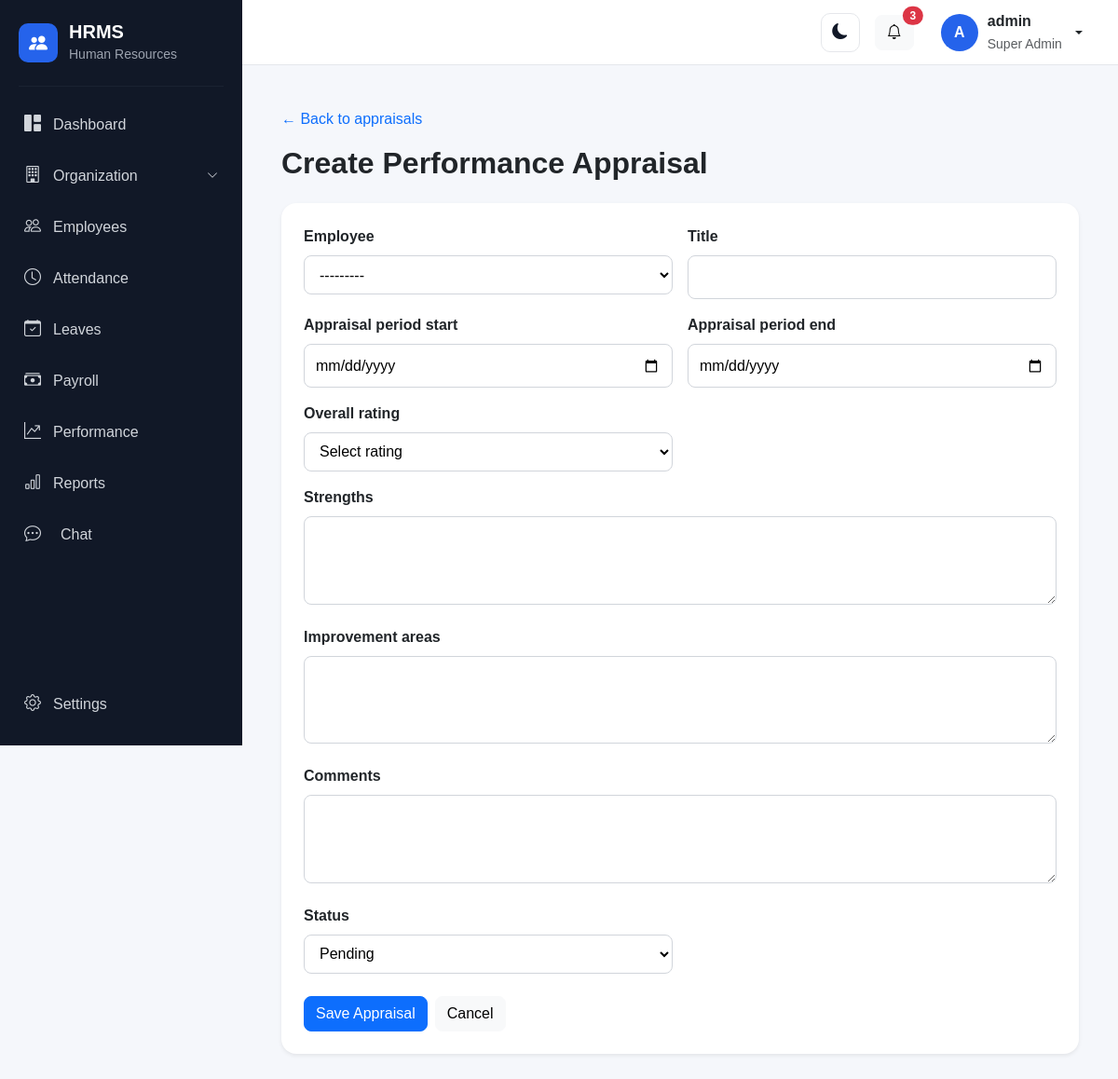
Page /performance/appraisals/create/ (signed in) on the committed database.
### account/models.py (models this page shows, shortened)
class User(AbstractUser):
    class Role(models.TextChoices):
        SUPER_ADMIN = "SUPER_ADMIN", "Super Admin"
        HR_ADMIN = "HR_ADMIN", "HR Admin"
        MANAGER = "MANAGER", "Manager"
        EMPLOYEE = "EMPLOYEE", "Employee"
        RECRUITER = "RECRUITER", "Recruiter"
        PAYROLL_ADMIN = "PAYROLL_ADMIN", "Payroll Admin"
    objects = HRMSUserManager()
    role = models.CharField(
        max_length=30,
        choices=Role.choices,
        default=Role.EMPLOYEE,
    )
    phone = models.CharField(
        max_length=15,
        blank=True,
        null=True,
    )
    profile_picture = models.ImageField(
        upload_to="profile_pictures/",
        blank=True,
        null=True,
    )
    must_change_password = models.BooleanField(
        default=False,
        help_text="If enabled, the user must change their password after logging in.",
    )

### employees/models.py (models this page shows)
class Employee(models.Model):
    class Role(models.TextChoices):
        EMPLOYEE = "EMPLOYEE", "Employee"
        MANAGER = "MANAGER", "Manager"
        HR_ADMIN = "HR_ADMIN", "HR Admin"
        SUPER_ADMIN = "SUPER_ADMIN", "Super Admin"
    class Gender(models.TextChoices):
        MALE = "MALE", "Male"
        FEMALE = "FEMALE", "Female"
        OTHER = "OTHER", "Other"
    class EmploymentType(models.TextChoices):
        FULL_TIME = "FULL_TIME", "Full Time"
        PART_TIME = "PART_TIME", "Part Time"
        CONTRACT = "CONTRACT", "Contract"
        INTERN = "INTERN", "Intern"
    class EmploymentStatus(models.TextChoices):
        ACTIVE = "ACTIVE", "Active"
        BENCH = "BENCH", "Bench"
        ON_LEAVE = "ON_LEAVE", "On Leave"
        RESIGNED = "RESIGNED", "Resigned"
        TERMINATED = "TERMINATED", "Terminated"
        RETIRED = "RETIRED", "Retired"
    user = models.OneToOneField(
        settings.AUTH_USER_MODEL,
        on_delete=models.SET_NULL,
        null=True,
        blank=True,
        related_name="employee_profile",
    )
    role = models.CharField(
        max_length=20,
        choices=Role.choices,
        default=Role.EMPLOYEE,
    )
    employee_id = models.CharField(
        max_length=20,
        unique=True,
    )
    first_name = models.CharField(
        max_length=100,
    )
    middle_name = models.CharField(
        max_length=100,
        blank=True,
    )
    last_name = models.CharField(
        max_length=100,
    )
    date_of_birth = models.DateField(
        null=True,
        blank=True,
    )
    gender = models.CharField(
        max_length=20,
        choices=Gender.choices,
        blank=True,
    )
    email = models.EmailField(
        blank=True,
    )
    phone = models.CharField(
        max_length=20,
        blank=True,
    )
    alternate_phone = models.CharField(
        max_length=20,
        blank=True,
    )
    address = models.TextField(
        blank=True,
    )
    city = models.CharField(
        max_length=100,
        blank=True,
    )
    state = models.CharField(
        max_length=100,
        blank=True,
    )
    country = models.CharField(
        max_length=100,
        default="India",
    )
    postal_code = models.CharField(
        max_length=20,
        blank=True,
    )
    company = models.ForeignKey(
        "organization.Company",
        on_delete=models.PROTECT,
        related_name="employees",
        null=True,
        blank=True
    )
    department = models.ForeignKey(
        "organization.Department",
        on_delete=models.PROTECT,
        related_name="employees",
        null=True,
        blank=True,
    )
    designation = models.ForeignKey(
        "organization.Designation",
        on_delete=models.PROTECT,
        related_name="employees",
        null=True,
        blank=True,
    )
    branch = models.ForeignKey(
        "organization.Branch",
        on_delete=models.PROTECT,
        related_name="employees",
        null=True,
        blank=True,
    )
    work_location = models.ForeignKey(
        "organization.WorkLocation",
        on_delete=models.PROTECT,
        related_name="employees",
        null=True,
        blank=True,
    )
    employment_type = models.CharField(
        max_length=20,
        choices=EmploymentType.choices,
        default=EmploymentType.FULL_TIME,
    )
    employment_status = models.CharField(
        max_length=20,
        choices=EmploymentStatus.choices,
        default=EmploymentStatus.ACTIVE,
    )
    joining_date = models.DateField()
    confirmation_date = models.DateField(
        null=True,
        blank=True,
    )
    resignation_date = models.DateField(
        null=True,
        blank=True,
    )
    termination_date = models.DateField(
        null=True,
        blank=True,
    )
    reporting_manager = models.ForeignKey(
        "self",
        on_delete=models.SET_NULL,
        null=True,
        blank=True,
        related_name="team_members",
    )
    profile_photo = models.ImageField(
        upload_to="employees/profile/",
        blank=True,
        null=True,
    )
    created_at = models.DateTimeField(
        auto_now_add=True,
    )
    updated_at = models.DateTimeField(
        auto_now=True,
    )
    class Meta:
        ordering = ["first_name", "last_name"]
    def __str__(self):
        return f"{self.employee_id} - {self.get_full_name()}"
    def get_full_name(self):
        return " ".join(
            filter(
                None,
                [
                    self.first_name,
                    self.middle_name,
                    self.last_name,
                ],
            )
        )

### performance/views.py (the view, shortened to what this page needs)
# urls.py: path("appraisals/create/", views.appraisal_create, name="appraisal_create"),
@login_required
@hr_or_manager_required
def appraisal_create(request):
    form = PerformanceAppraisalForm(request.POST or None)
    return render(
        request,
        "performance/appraisal_form.html",
        {
            "form": form,
            "page_title": "Create Performance Appraisal",
        },
    )

### performance/views.py (called while the page is built)
def hr_or_manager_required(view_func):
    @wraps(view_func)
    def wrapper(request, *args, **kwargs):
        user = request.user
        role = getattr(user, "role", "")
        allowed_roles = {
            "SUPER_ADMIN",
            "HR_ADMIN",
            "MANAGER",
        }
        if not user.is_authenticated:
            return redirect("login")
        if not (
            user.is_superuser
            or user.is_staff
            or role in allowed_roles
        ):
            raise PermissionDenied(
                "You do not have permission to manage performance records."
            )
        return view_func(request, *args, **kwargs)
    return wrapper

### templates/performance/appraisal_form.html (shortened to what this page needs)
{% extends "base.html" %}
{% block content %}
<div class="container py-3" style="max-width:900px">
  <a href="{% url 'performance:appraisal_list' %}" class="text-decoration-none">← Back to appraisals</a>
  <h2 class="fw-bold mt-3 mb-4">{{ page_title }}</h2>
  <form method="post" class="card border-0 shadow-sm rounded-4">
    <div class="card-body p-4">
      <div class="row g-3">
        {% for field in form %}
        <div class="{% if field.name == 'strengths' or field.name == 'improvement_areas' or field.name == 'comments' %}col-12{% else %}col-md-6{% endif %}">
          <label class="form-label fw-semibold" for="{{ field.id_for_label }}">{{ field.label }}</label>
          {{ field }}
        </div>
        {% endfor %}
      </div>
      <div class="d-flex gap-2 mt-4">
        <button type="submit" class="btn btn-primary">Save Appraisal</button>
        <a href="{% url 'performance:appraisal_list' %}" class="btn btn-light">Cancel</a>
      </div>
    </div>
  </form>
</div>
{% endblock %}

### templates/base.html (shortened to what this page needs)
{% load static %}
<!DOCTYPE html>
<html lang="en">
<head>
    <link href="https://cdn.jsdelivr.net/npm/bootstrap@5.3.3/dist/css/bootstrap.min.css" rel="stylesheet">
    <link rel="stylesheet" href="https://cdn.jsdelivr.net/npm/bootstrap-icons@1.11.3/font/bootstrap-icons.min.css">
    <link rel="stylesheet" href="{% static 'css/style.css' %}">
</head>
<body>
    <div class="d-flex min-vh-100">
        <aside class="sidebar" id="sidebar">
            <div class="sidebar-brand">
                <div class="brand-icon">
                    <i class="bi bi-people-fill"></i>
                </div>
                <div>
                    <h5 class="mb-0">
                        HRMS
                    </h5>
                    <small>
                        Human Resources
                    </small>
                </div>
            </div>
            <hr>
            <nav class="sidebar-menu">
                <a href="{% url 'dashboard' %}" class="sidebar-link">
                    <i class="bi bi-grid-1x2-fill"></i>
                    <span>
                        Dashboard
                    </span>
                </a>
                {% if user.role == "SUPER_ADMIN" %}
                <a class="sidebar-link" data-bs-toggle="collapse" href="#organizationMenu" role="button"
                    aria-expanded="false" aria-controls="organizationMenu">
                    <i class="bi bi-building"></i>
                    <span class="flex-grow-1">
                        Organization
                    </span>
                    <i class="bi bi-chevron-down organization-arrow"></i>
                </a>
                {% endif %}
                <a href="{% url 'employee_list' %}" class="sidebar-link">
                    <i class="bi bi-people"></i>
                    <span>
                        Employees
                    </span>
                </a>
                <a href="{% url 'attendance_dashboard' %}" class="sidebar-link">
                    <i class="bi bi-clock"></i>
                    <span>
                        Attendance
                    </span>
                </a>
                <a href="{% url 'leave_dashboard' %}" class="sidebar-link">
                    <i class="bi bi-calendar-check"></i>
                    <span>
                        Leaves
                    </span>
                </a>
                <a href="{% url 'payroll:payroll_dashboard' %}" class="sidebar-link">
                    <i class="bi bi-cash-stack"></i>
                    <span>
                        Payroll
                    </span>
                </a>
                <a href="{% url 'performance:dashboard' %}" class="sidebar-link">
                    <i class="bi bi-graph-up-arrow"></i>
                    <span>
                        Performance
                    </span>
                </a>
                {% if user.role == "HR_ADMIN" or user.role == "SUPER_ADMIN" %}
                <a href="{% url 'reports:dashboard' %}" class="sidebar-link">
                    <i class="bi bi-bar-chart"></i>
                    <span>
                        Reports
                    </span>
                </a>
                {% endif %}
                <a href="{% url 'chat:home' %}"
                    class="sidebar-link {% if request.resolver_match.namespace == 'chat' %}active{% endif %}">
                    <i class="bi bi-chat-dots me-2"></i>
                    <span>Chat</span>
                </a>
            </nav>
            <div class="sidebar-bottom">
                <a href="{% url 'settings' %}" class="sidebar-link">
                    <i class="bi bi-gear"></i>
                    <span>
                        Settings
                    </span>
                </a>
            </div>
        </aside>
        <div class="main-wrapper">
            <nav class="top-navbar">
                <div class="ms-auto d-flex align-items-center gap-3">
                    <button type="button" class="btn theme-toggle" id="themeToggle" aria-label="Switch to dark mode"
                        title="Switch to dark mode">
                        <i class="bi bi-moon-fill" id="themeToggleIcon"></i>
                    </button>
                    <button type="button" class="btn btn-light position-relative">
                        <i class="bi bi-bell"></i>
                        <span class="position-absolute top-0 start-100 translate-middle badge rounded-pill bg-danger">
                            3
                        </span>
                    </button>
                    <div class="dropdown">
                        <button type="button" class="btn user-menu dropdown-toggle" data-bs-toggle="dropdown">
                            <div class="user-avatar">
                                {{ user.first_name|first|default:user.username|first|upper }}
                            </div>
                            <div class="d-none d-md-block text-start">
                                <div class="fw-semibold">
                                    {{ user.get_full_name|default:user.username }}
                                </div>
                                <small class="text-muted">
                                    {{ user.get_role_display }}
                                </small>
                            </div>
                        </button>
                    </div>
                </div>
            </nav>
            <main class="content-area">
                {% block content %}
                {% endblock %}
            </main>
        </div>
    </div>
</body>
</html>

### static/css/style.css (style rules this page uses)
body { margin: 0; background: #f5f7fb; font-family: Arial, sans-serif; }
.sidebar { width: 260px; min-height: 100vh; background: #111827; color: white; position: fixed; left: 0; top: 0; z-index: 1000; display: flex; flex-direction: column; }
.sidebar-brand { padding: 22px 20px; display: flex; align-items: center; gap: 12px; }
.brand-icon { width: 42px; height: 42px; border-radius: 10px; background: #2563eb; display: flex; align-items: center; justify-content: center; font-size: 20px; }
.sidebar-brand h5 { font-weight: 700; }
.sidebar-brand small { color: #9ca3af; }
.sidebar hr { border-color: #374151; margin: 0 20px 15px; }
.sidebar-menu { padding: 0 12px; }
.sidebar-link { color: #d1d5db; text-decoration: none; display: flex; align-items: center; gap: 13px; padding: 12px 14px; margin-bottom: 4px; border-radius: 8px; transition: 0.2s; }
.sidebar-link i { font-size: 18px; }
.sidebar-bottom { margin-top: auto; padding: 15px 12px; }
@media (min-width: 992px) { .sidebar { transform: translateX(0); pointer-events: auto; } }
@media (min-width: 992px) { .main-wrapper { margin-left: 260px; width: calc(100% - 260px); } }
.main-wrapper { margin-left: 260px; width: calc(100% - 260px); }
.top-navbar { height: 70px; background: white; border-bottom: 1px solid #e5e7eb; display: flex; align-items: center; padding: 0 25px; }
.user-menu { display: flex; align-items: center; gap: 10px; }
.user-avatar { width: 40px; height: 40px; border-radius: 50%; background: #2563eb; color: white; display: flex; align-items: center; justify-content: center; font-weight: 600; }
.content-area { padding: 30px; }
.card { border-radius: 15px; }
.btn { border-radius: 8px; }
.organization-arrow { font-size: 12px !important; transition: transform 0.2s ease; }
:root { --hrms-page-bg: #f5f7fb; --hrms-surface: #ffffff; --hrms-surface-soft: #f8fafc; --hrms-border: #e5e7eb; --hrms-text: #111827; --hrms-text-secondary: #6b7280; --hrms-input-bg: #ffffff; --hrms-input-text: #1e293b; --hrms-hover: #f8f9fa; }
html.theme-light { color-scheme: light; }
.theme-toggle { width: 42px; height: 42px; display: inline-flex; align-items: center; justify-content: center; padding: 0; background-color: #ffffff; color: #111827; border: 1px solid #e5e7eb; border-radius: 10px !important; opacity: 1; cursor: pointer; transition: background-color 0.2s ease, color 0.2s ease, border-color 0.2s ease; }
.theme-toggle i { font-size: 17px; color: inherit; opacity: 1; }

### templates/performance/appraisal_form.html (style rules this page uses)
.container input, .container select, .container textarea { width:100%; padding:.65rem .75rem; border:1px solid #d1d5db; border-radius:.5rem; background:#fff; }

### rows in the picture
User: first_name|first "A", get_full_name "admin", role "Super Admin"
Employee: form "---------"

### other values in the picture
{{ page_title }} "Create Performance Appraisal"
{{ field.label }} "Employee" "Title" "Appraisal period start" "Appraisal period end" "Overall rating" "Strengths" "Improvement areas" "Comments" "Status"
